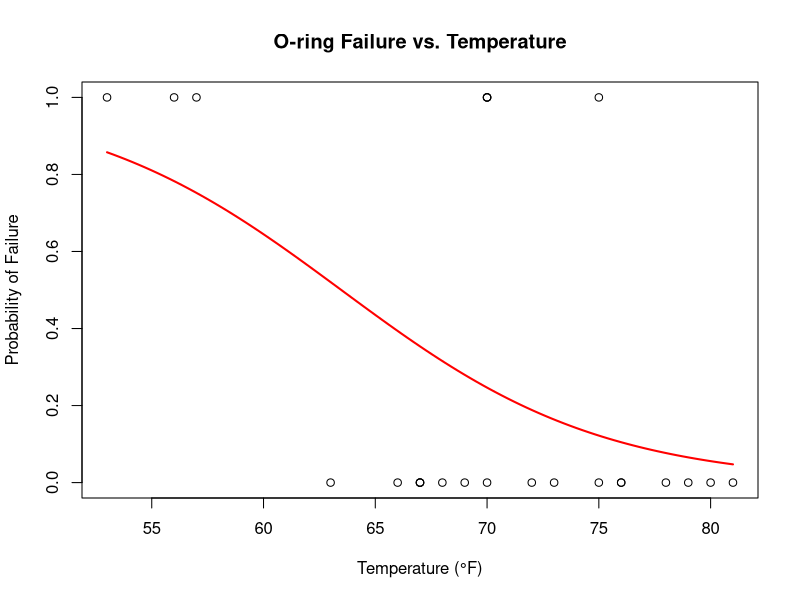
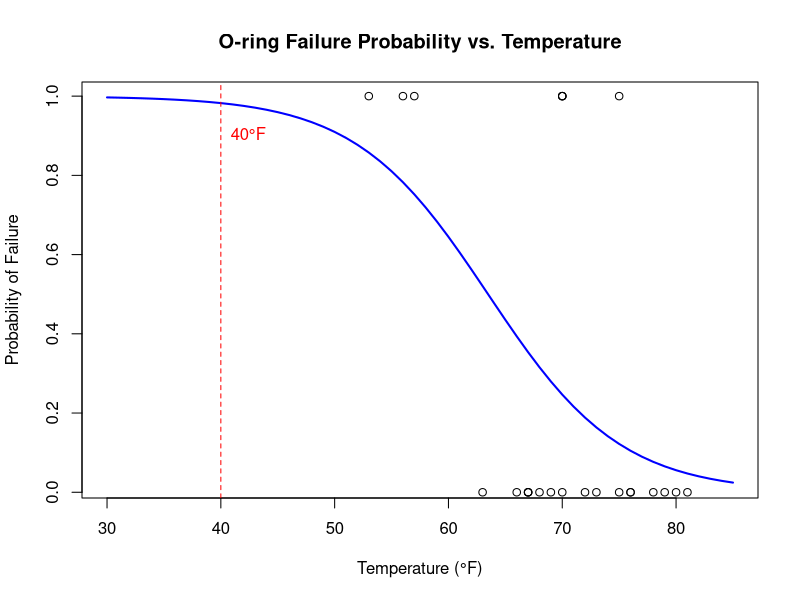

The R source for these figures, in order:
#(a) Logistic Regression to Assess Impact of Temperature on Failure
# Create the dataset
temperature <- c(53, 56, 57, 63, 66, 67, 67, 67, 68, 69, 70, 70, 70, 70, 72, 73, 75, 75, 76, 76, 78, 79, 80, 81)
failure <- c("Y", "Y", "Y", "N", "N", "N", "N", "N", "N", "N", "N", "Y", "Y", "Y", "N", "N", "N", "Y", "N", "N", "N", "N", "N", "N")

# Convert failure to binary (1 for Y, 0 for N)
failure_binary <- ifelse(failure == "Y", 1, 0)

# Fit logistic regression model
oring_model <- glm(failure_binary ~ temperature, family = binomial(link = "logit"))

# Display model summary
summary(oring_model)

# Check significance of temperature
cat("\nSignificance of temperature effect:\n")
coef_summary <- summary(oring_model)$coefficients
p_value <- coef_summary["temperature", "Pr(>|z|)"]
cat("p-value:", p_value, "\n")

if(p_value < 0.05) {
   cat("Temperature has a statistically significant impact on O-ring failure (p < 0.05).\n")
} else {
   cat("Temperature does not have a statistically significant impact on O-ring failure (p ≥ 0.05).\n")
}

# Plot the logistic regression curve
plot(temperature, failure_binary, xlab = "Temperature (°F)", ylab = "Probability of Failure", 
     main = "O-ring Failure vs. Temperature")
curve(predict(oring_model, data.frame(temperature = x), type = "response"), 
      add = TRUE, col = "red", lwd = 2)


#(b) Probability of Failure at 40°F
# Predict probability at 40°F
new_data <- data.frame(temperature = 40)
pred_prob <- predict(oring_model, newdata = new_data, type = "response")

cat("\nPredicted probability of failure at 40°F:", pred_prob, "\n")
cat("This means there's a", round(pred_prob * 100, 1), "% chance of O-ring failure at 40°F.\n")

#Extra...
# Additional visualization for better understanding
temp_range <- seq(30, 85, by = 1)
probs <- predict(oring_model, data.frame(temperature = temp_range), type = "response")

plot(temp_range, probs, type = "l", col = "blue", lwd = 2,
     xlab = "Temperature (°F)", ylab = "Probability of Failure",
     main = "O-ring Failure Probability vs. Temperature")
points(temperature, failure_binary)
abline(v = 40, col = "red", lty = 2)
text(40, 0.9, "40°F", pos = 4, col = "red")


